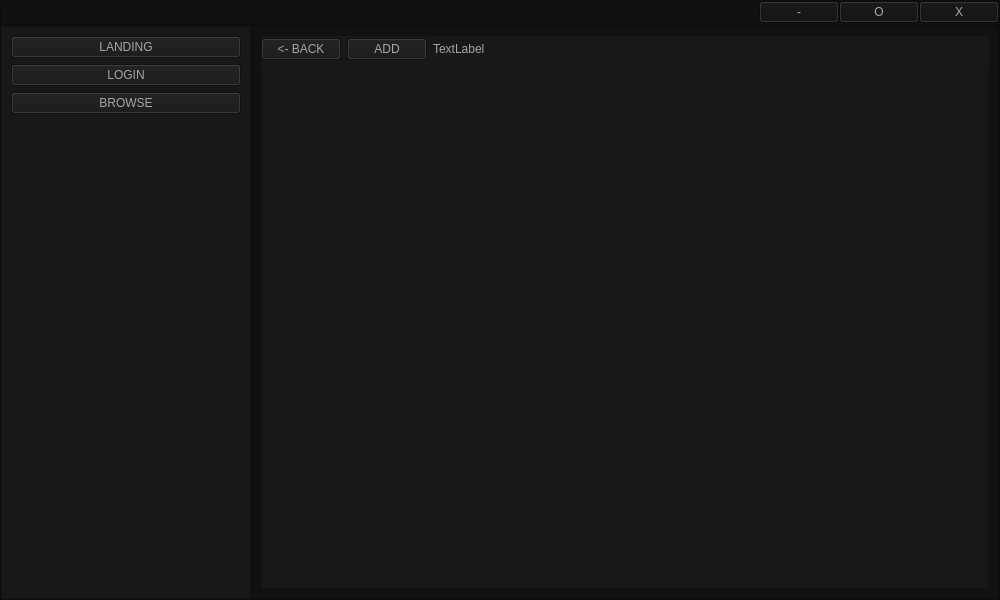
<?xml version="1.0" encoding="UTF-8"?>
<ui version="4.0">
 <class>MainWindow</class>
 <widget class="QMainWindow" name="MainWindow">
  <property name="geometry">
   <rect>
    <x>0</x>
    <y>0</y>
    <width>1000</width>
    <height>600</height>
   </rect>
  </property>
  <property name="minimumSize">
   <size>
    <width>1000</width>
    <height>600</height>
   </size>
  </property>
  <property name="maximumSize">
   <size>
    <width>1000</width>
    <height>600</height>
   </size>
  </property>
  <property name="windowTitle">
   <string>MainWindow</string>
  </property>
  <property name="styleSheet">
   <string notr="true">background-color: rgb(17, 17, 17);</string>
  </property>
  <widget class="QWidget" name="centralwidget">
   <property name="styleSheet">
    <string notr="true"/>
   </property>
   <layout class="QHBoxLayout" name="horizontalLayout">
    <property name="spacing">
     <number>0</number>
    </property>
    <property name="leftMargin">
     <number>0</number>
    </property>
    <property name="topMargin">
     <number>0</number>
    </property>
    <property name="rightMargin">
     <number>0</number>
    </property>
    <property name="bottomMargin">
     <number>0</number>
    </property>
    <item>
     <layout class="QVBoxLayout" name="verticalLayout" stretch="1,23">
      <item>
       <widget class="QFrame" name="top_bar_frame">
        <property name="frameShape">
         <enum>QFrame::StyledPanel</enum>
        </property>
        <property name="frameShadow">
         <enum>QFrame::Raised</enum>
        </property>
        <layout class="QHBoxLayout" name="horizontalLayout_6">
         <property name="leftMargin">
          <number>0</number>
         </property>
         <property name="topMargin">
          <number>0</number>
         </property>
         <property name="rightMargin">
          <number>0</number>
         </property>
         <property name="bottomMargin">
          <number>0</number>
         </property>
         <item>
          <layout class="QHBoxLayout" name="top_bar_layout" stretch="100,1,1,1">
           <property name="spacing">
            <number>0</number>
           </property>
           <item>
            <spacer name="horizontalSpacer">
             <property name="orientation">
              <enum>Qt::Horizontal</enum>
             </property>
             <property name="sizeHint" stdset="0">
              <size>
               <width>40</width>
               <height>20</height>
              </size>
             </property>
            </spacer>
           </item>
           <item>
            <widget class="QPushButton" name="minimze_button">
             <property name="sizePolicy">
              <sizepolicy hsizetype="Minimum" vsizetype="Fixed">
               <horstretch>0</horstretch>
               <verstretch>0</verstretch>
              </sizepolicy>
             </property>
             <property name="styleSheet">
              <string notr="true">color: rgb(161, 168, 166);</string>
             </property>
             <property name="text">
              <string>-</string>
             </property>
            </widget>
           </item>
           <item>
            <widget class="QPushButton" name="toggle_size_button">
             <property name="styleSheet">
              <string notr="true">color: rgb(161, 168, 166);</string>
             </property>
             <property name="text">
              <string>O</string>
             </property>
            </widget>
           </item>
           <item>
            <widget class="QPushButton" name="exit_button">
             <property name="styleSheet">
              <string notr="true">color: rgb(161, 168, 166);</string>
             </property>
             <property name="text">
              <string>X</string>
             </property>
            </widget>
           </item>
          </layout>
         </item>
        </layout>
       </widget>
      </item>
      <item>
       <widget class="QFrame" name="bar_and_contents_frame">
        <property name="frameShape">
         <enum>QFrame::StyledPanel</enum>
        </property>
        <property name="frameShadow">
         <enum>QFrame::Raised</enum>
        </property>
        <layout class="QHBoxLayout" name="horizontalLayout_4">
         <property name="leftMargin">
          <number>0</number>
         </property>
         <property name="topMargin">
          <number>0</number>
         </property>
         <property name="rightMargin">
          <number>0</number>
         </property>
         <property name="bottomMargin">
          <number>0</number>
         </property>
         <item>
          <layout class="QHBoxLayout" name="bar_and_contents_layout" stretch="4,12">
           <property name="spacing">
            <number>0</number>
           </property>
           <item>
            <widget class="QFrame" name="side_bar_frame">
             <property name="styleSheet">
              <string notr="true">background-color: rgb(24, 24, 24);</string>
             </property>
             <property name="frameShape">
              <enum>QFrame::StyledPanel</enum>
             </property>
             <property name="frameShadow">
              <enum>QFrame::Raised</enum>
             </property>
             <layout class="QVBoxLayout" name="verticalLayout_3">
              <item>
               <layout class="QVBoxLayout" name="side_bar_layout">
                <item>
                 <widget class="QPushButton" name="landing_page_button">
                  <property name="styleSheet">
                   <string notr="true">color: rgb(161, 168, 166);</string>
                  </property>
                  <property name="text">
                   <string>LANDING</string>
                  </property>
                 </widget>
                </item>
                <item>
                 <widget class="QPushButton" name="login_page_button">
                  <property name="styleSheet">
                   <string notr="true">color: rgb(161, 168, 166);</string>
                  </property>
                  <property name="text">
                   <string>LOGIN</string>
                  </property>
                 </widget>
                </item>
                <item>
                 <widget class="QPushButton" name="browse_page_button">
                  <property name="styleSheet">
                   <string notr="true">color: rgb(161, 168, 166);</string>
                  </property>
                  <property name="text">
                   <string>BROWSE</string>
                  </property>
                 </widget>
                </item>
                <item>
                 <spacer name="verticalSpacer">
                  <property name="orientation">
                   <enum>Qt::Vertical</enum>
                  </property>
                  <property name="sizeHint" stdset="0">
                   <size>
                    <width>20</width>
                    <height>40</height>
                   </size>
                  </property>
                 </spacer>
                </item>
               </layout>
              </item>
             </layout>
            </widget>
           </item>
           <item>
            <widget class="QFrame" name="contents_frame">
             <property name="frameShape">
              <enum>QFrame::StyledPanel</enum>
             </property>
             <property name="frameShadow">
              <enum>QFrame::Raised</enum>
             </property>
             <layout class="QVBoxLayout" name="verticalLayout_5">
              <property name="rightMargin">
               <number>9</number>
              </property>
              <item>
               <layout class="QVBoxLayout" name="contents_layout">
                <item>
                 <widget class="QStackedWidget" name="stackedWidget">
                  <property name="styleSheet">
                   <string notr="true">background-color: rgb(24, 24, 24);</string>
                  </property>
                  <property name="currentIndex">
                   <number>2</number>
                  </property>
                  <widget class="QWidget" name="landing_page">
                   <property name="styleSheet">
                    <string notr="true">background-color: rgb(24, 24, 24);</string>
                   </property>
                   <layout class="QVBoxLayout" name="verticalLayout_8">
                    <property name="leftMargin">
                     <number>0</number>
                    </property>
                    <property name="topMargin">
                     <number>0</number>
                    </property>
                    <property name="rightMargin">
                     <number>0</number>
                    </property>
                    <property name="bottomMargin">
                     <number>0</number>
                    </property>
                    <item>
                     <layout class="QVBoxLayout" name="landing_page_layout"/>
                    </item>
                   </layout>
                  </widget>
                  <widget class="QWidget" name="login_page">
                   <property name="styleSheet">
                    <string notr="true">background-color: rgb(24, 24, 24);</string>
                   </property>
                   <layout class="QVBoxLayout" name="verticalLayout_4">
                    <property name="leftMargin">
                     <number>0</number>
                    </property>
                    <property name="topMargin">
                     <number>0</number>
                    </property>
                    <property name="rightMargin">
                     <number>0</number>
                    </property>
                    <property name="bottomMargin">
                     <number>0</number>
                    </property>
                    <item>
                     <layout class="QVBoxLayout" name="login_page_layout" stretch="10,3,2,3,4,2,10">
                      <item>
                       <spacer name="verticalSpacer_5">
                        <property name="orientation">
                         <enum>Qt::Vertical</enum>
                        </property>
                        <property name="sizeHint" stdset="0">
                         <size>
                          <width>20</width>
                          <height>40</height>
                         </size>
                        </property>
                       </spacer>
                      </item>
                      <item>
                       <layout class="QHBoxLayout" name="login_page_email_layout" stretch="3,10">
                        <property name="sizeConstraint">
                         <enum>QLayout::SetDefaultConstraint</enum>
                        </property>
                        <item>
                         <widget class="QLabel" name="email_label">
                          <property name="styleSheet">
                           <string notr="true">color: rgb(161, 168, 166);</string>
                          </property>
                          <property name="text">
                           <string>EMAIL</string>
                          </property>
                          <property name="alignment">
                           <set>Qt::AlignCenter</set>
                          </property>
                         </widget>
                        </item>
                        <item>
                         <widget class="QLineEdit" name="lineEdit">
                          <property name="styleSheet">
                           <string notr="true">color: rgb(161, 168, 166);</string>
                          </property>
                         </widget>
                        </item>
                       </layout>
                      </item>
                      <item>
                       <spacer name="verticalSpacer_3">
                        <property name="orientation">
                         <enum>Qt::Vertical</enum>
                        </property>
                        <property name="sizeHint" stdset="0">
                         <size>
                          <width>20</width>
                          <height>40</height>
                         </size>
                        </property>
                       </spacer>
                      </item>
                      <item>
                       <layout class="QHBoxLayout" name="login_page_password_layout" stretch="3,10">
                        <item>
                         <widget class="QLabel" name="password_label">
                          <property name="styleSheet">
                           <string notr="true">color: rgb(161, 168, 166);</string>
                          </property>
                          <property name="text">
                           <string>PASSWORD</string>
                          </property>
                          <property name="alignment">
                           <set>Qt::AlignCenter</set>
                          </property>
                         </widget>
                        </item>
                        <item>
                         <widget class="QLineEdit" name="lineEdit_2">
                          <property name="styleSheet">
                           <string notr="true">color: rgb(161, 168, 166);</string>
                          </property>
                         </widget>
                        </item>
                       </layout>
                      </item>
                      <item>
                       <spacer name="verticalSpacer_2">
                        <property name="orientation">
                         <enum>Qt::Vertical</enum>
                        </property>
                        <property name="sizeHint" stdset="0">
                         <size>
                          <width>20</width>
                          <height>40</height>
                         </size>
                        </property>
                       </spacer>
                      </item>
                      <item>
                       <layout class="QHBoxLayout" name="login_page_button_layout" stretch="10,4,10">
                        <item>
                         <spacer name="horizontalSpacer_2">
                          <property name="orientation">
                           <enum>Qt::Horizontal</enum>
                          </property>
                          <property name="sizeHint" stdset="0">
                           <size>
                            <width>40</width>
                            <height>20</height>
                           </size>
                          </property>
                         </spacer>
                        </item>
                        <item>
                         <widget class="QPushButton" name="login_button">
                          <property name="styleSheet">
                           <string notr="true">color: rgb(161, 168, 166);</string>
                          </property>
                          <property name="text">
                           <string>LOGIN</string>
                          </property>
                         </widget>
                        </item>
                        <item>
                         <spacer name="horizontalSpacer_3">
                          <property name="orientation">
                           <enum>Qt::Horizontal</enum>
                          </property>
                          <property name="sizeHint" stdset="0">
                           <size>
                            <width>40</width>
                            <height>20</height>
                           </size>
                          </property>
                         </spacer>
                        </item>
                       </layout>
                      </item>
                      <item>
                       <spacer name="verticalSpacer_4">
                        <property name="orientation">
                         <enum>Qt::Vertical</enum>
                        </property>
                        <property name="sizeHint" stdset="0">
                         <size>
                          <width>20</width>
                          <height>40</height>
                         </size>
                        </property>
                       </spacer>
                      </item>
                     </layout>
                    </item>
                   </layout>
                  </widget>
                  <widget class="QWidget" name="browse_page">
                   <property name="styleSheet">
                    <string notr="true">background-color: rgb(24, 24, 24);</string>
                   </property>
                   <layout class="QVBoxLayout" name="verticalLayout_6">
                    <property name="leftMargin">
                     <number>0</number>
                    </property>
                    <property name="topMargin">
                     <number>0</number>
                    </property>
                    <property name="rightMargin">
                     <number>0</number>
                    </property>
                    <property name="bottomMargin">
                     <number>0</number>
                    </property>
                    <item>
                     <layout class="QVBoxLayout" name="browse_page_layout" stretch="1,20">
                      <item>
                       <layout class="QHBoxLayout" name="horizontalLayout_2" stretch="1,0,10,5">
                        <item>
                         <widget class="QPushButton" name="exit_directory_button">
                          <property name="styleSheet">
                           <string notr="true">color: rgb(161, 168, 166);</string>
                          </property>
                          <property name="text">
                           <string>&lt;- BACK</string>
                          </property>
                         </widget>
                        </item>
                        <item>
                         <widget class="QPushButton" name="add_button">
                          <property name="styleSheet">
                           <string notr="true">color: rgb(161, 168, 166);</string>
                          </property>
                          <property name="text">
                           <string>ADD</string>
                          </property>
                         </widget>
                        </item>
                        <item>
                         <widget class="QLabel" name="cueent_diretory_label">
                          <property name="styleSheet">
                           <string notr="true">color: rgb(161, 168, 166);</string>
                          </property>
                          <property name="text">
                           <string>TextLabel</string>
                          </property>
                         </widget>
                        </item>
                        <item>
                         <spacer name="horizontalSpacer_4">
                          <property name="orientation">
                           <enum>Qt::Horizontal</enum>
                          </property>
                          <property name="sizeHint" stdset="0">
                           <size>
                            <width>40</width>
                            <height>20</height>
                           </size>
                          </property>
                         </spacer>
                        </item>
                       </layout>
                      </item>
                      <item>
                       <layout class="QVBoxLayout" name="scroll_view_layout">
                        <item>
                         <widget class="QScrollArea" name="scrollArea">
                          <property name="widgetResizable">
                           <bool>true</bool>
                          </property>
                          <widget class="QWidget" name="scrollAreaWidgetContents_2">
                           <property name="geometry">
                            <rect>
                             <x>0</x>
                             <y>0</y>
                             <width>717</width>
                             <height>502</height>
                            </rect>
                           </property>
                          </widget>
                         </widget>
                        </item>
                       </layout>
                      </item>
                     </layout>
                    </item>
                   </layout>
                  </widget>
                 </widget>
                </item>
               </layout>
              </item>
             </layout>
            </widget>
           </item>
          </layout>
         </item>
        </layout>
       </widget>
      </item>
     </layout>
    </item>
   </layout>
  </widget>
 </widget>
 <resources>
  <include location="AVG-UI-Design-PySide6-master/resources.qrc"/>
 </resources>
 <connections/>
</ui>
